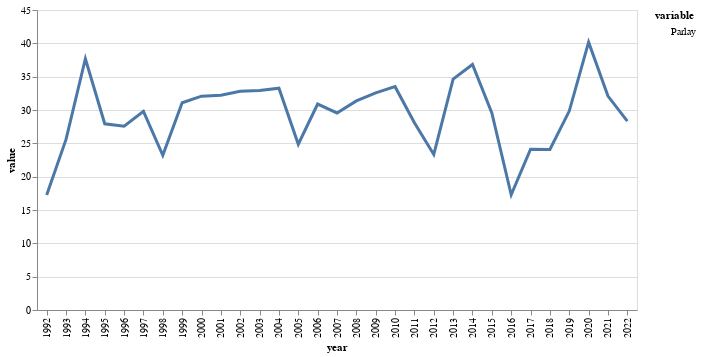

Notebook cell for this chart:
### Markdown cell above
# Parlays

### Code cell
highlight = alt.selection_point(on='mouseover',
                          fields=['variable'], nearest=True, bind="legend")
base=alt.Chart(altair_df[altair_df['variable'].isin(["Parlay"])]).encode(
    x='year:N',
    y='value:Q',
    color='variable:N',
    opacity=alt.condition(highlight, alt.value(1), alt.value(0.2))
)

points = base.mark_circle().encode(
    opacity=alt.value(0)
).add_params(
    highlight
).properties(
    width=600
)

lines = base.mark_line().encode(
    size=alt.condition(~highlight, alt.value(1), alt.value(3))
)

points + lines

### Figure 1 — Vega-Lite specification as saved in the notebook (floating-point values rounded to 4 significant figures)
{"config": {"view": {"continuousWidth": 300, "continuousHeight": 300}}, "layer": [{"mark": {"type": "circle"}, "encoding": {"color": {"field": "variable", "type": "nominal"}, "opacity": {"value": 0}, "x": {"field": "year", "type": "nominal"}, "y": {"field": "value", "type": "quantitative"}}, "name": "view_30"}, {"mark": {"type": "line"}, "encoding": {"color": {"field": "variable", "type": "nominal"}, "opacity": {"condition": {"param": "param_33", "value": 1}, "value": 0.2}, "size": {"condition": {"test": {"not": {"param": "param_33"}}, "value": 1}, "value": 3}, "x": {"field": "year", "type": "nominal"}, "y": {"field": "value", "type": "quantitative"}}}], "data": {"name": "data-3b0a8403735c479ba5a4f4eef30eb454"}, "params": [{"name": "param_33", "select": {"type": "point", "fields": ["variable"], "nearest": true, "on": "mouseover"}, "bind": "legend", "views": ["view_30"]}], "width": 600, "$schema": "https://vega.github.io/schema/vega-lite/v5.6.1.json", "datasets": {"data-3b0a8403735c479ba5a4f4eef30eb454": [{"year": 1992, "variable": "Parlay", "value": 17.26}, {"year": 1993, "variable": "Parlay", "value": 25.59}, {"year": 1994, "variable": "Parlay", "value": 37.69}, {"year": 1995, "variable": "Parlay", "value": 27.93}, {"year": 1996, "variable": "Parlay", "value": 27.57}, {"year": 1997, "variable": "Parlay", "value": 29.79}, {"year": 1998, "variable": "Parlay", "value": 23.2}, {"year": 1999, "variable": "Parlay", "value": 31.08}, {"year": 2000, "variable": "Parlay", "value": 32.07}, {"year": 2001, "variable": "Parlay", "value": 32.22}, {"year": 2002, "variable": "Parlay", "value": 32.81}, {"year": 2003, "variable": "Parlay", "value": 32.93}, {"year": 2004, "variable": "Parlay", "value": 33.27}, {"year": 2005, "variable": "Parlay", "value": 24.86}, {"year": 2006, "variable": "Parlay", "value": 30.89}, {"year": 2007, "variable": "Parlay", "value": 29.56}, {"year": 2008, "variable": "Parlay", "value": 31.36}, {"year": 2009, "variable": "Parlay", "value": 32.57}, {"year": 2010, "variable": "Parlay", "value": 33.5}, {"year": 2011, "variable": "Parlay", "value": 28.1}, {"year": 2012, "variable": "Parlay", "value": 23.33}, {"year": 2013, "variable": "Parlay", "value": 34.63}, {"year": 2014, "variable": "Parlay", "value": 36.83}, {"year": 2015, "variable": "Parlay", "value": 29.56}, {"year": 2016, "variable": "Parlay", "value": 17.28}, {"year": 2017, "variable": "Parlay", "value": 24.12}, {"year": 2018, "variable": "Parlay", "value": 24.08}, {"year": 2019, "variable": "Parlay", "value": 29.84}, {"year": 2020, "variable": "Parlay", "value": 40.17}, {"year": 2021, "variable": "Parlay", "value": 32.09}, {"year": 2022, "variable": "Parlay", "value": 28.32}]}}
